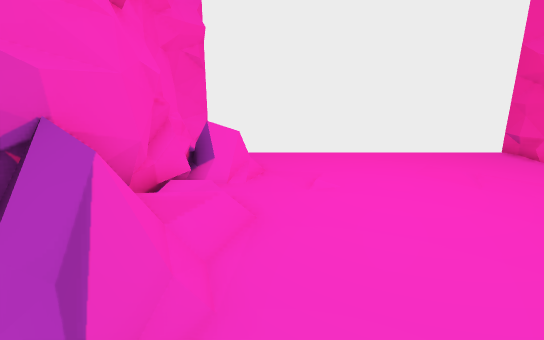
View 1 (above)

15 first-person views from a walk through a Unity game level. The camera is 1.3 m above the floor, tilts 14° down and sees 85° across. The floor is counted in squares, 0.5 m on a side. Each view is taken from the middle of a square. On the plan, view 1 faces up. The plan holds only what a view shows up to about 19 squares ahead; the rest is blank.

View 2
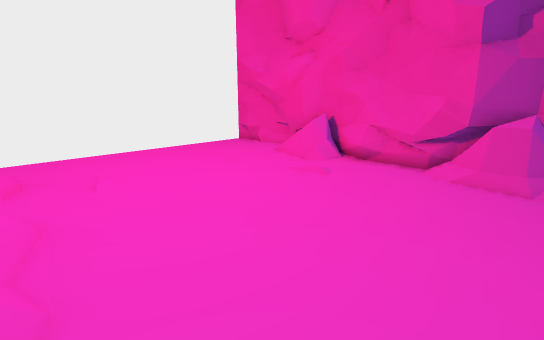

View 3
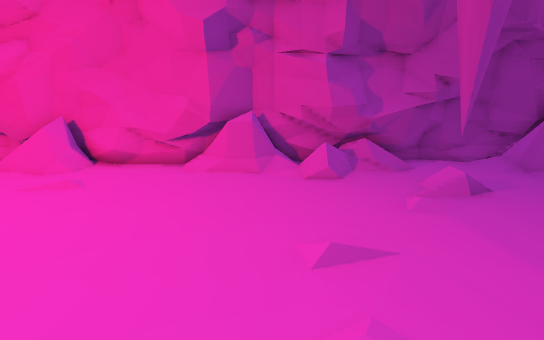

View 4
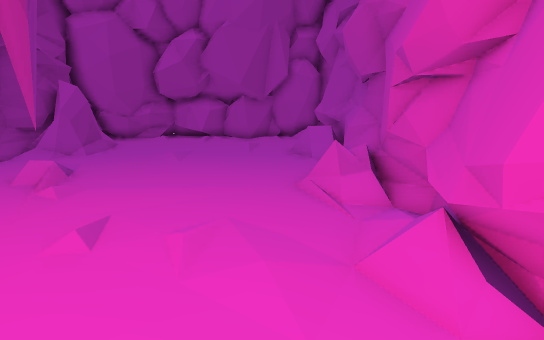

View 5
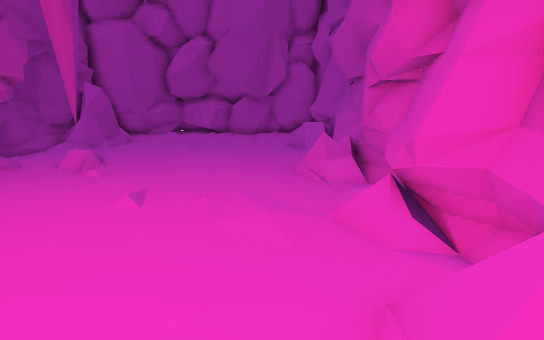

View 6
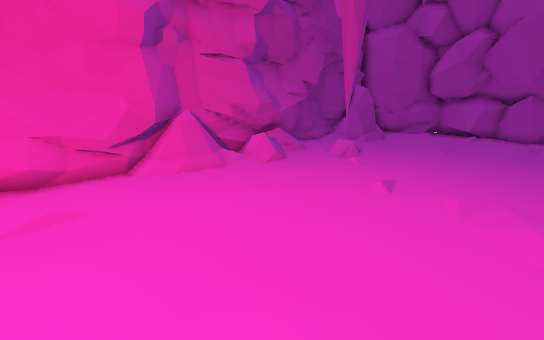

View 7
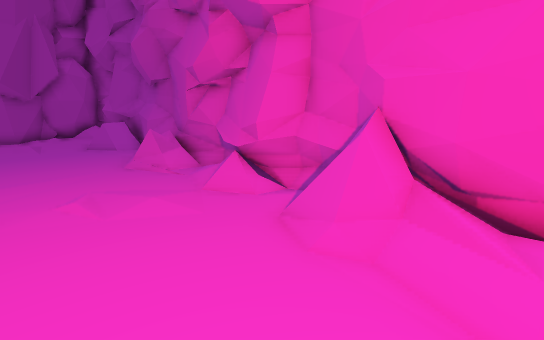

View 8
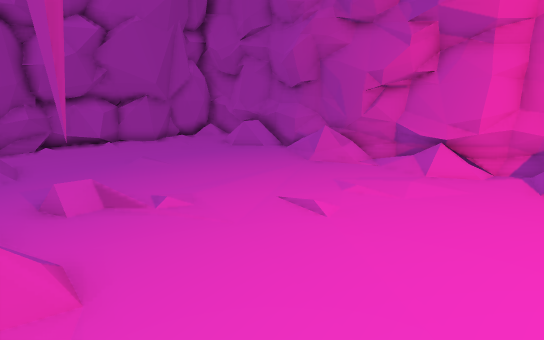

View 9
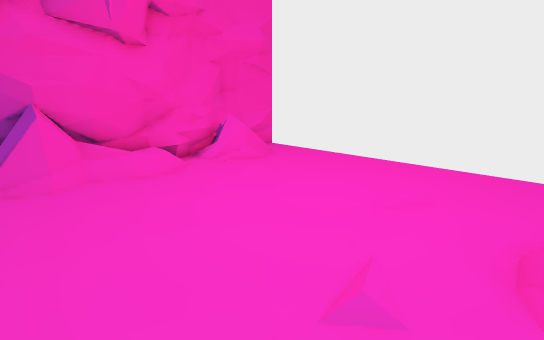

View 10
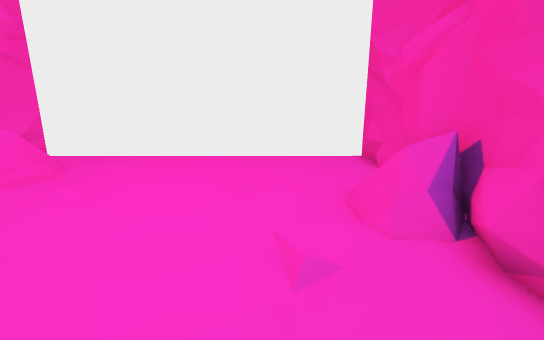

View 11
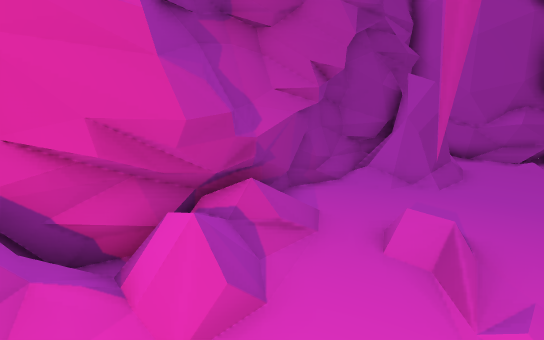

View 12
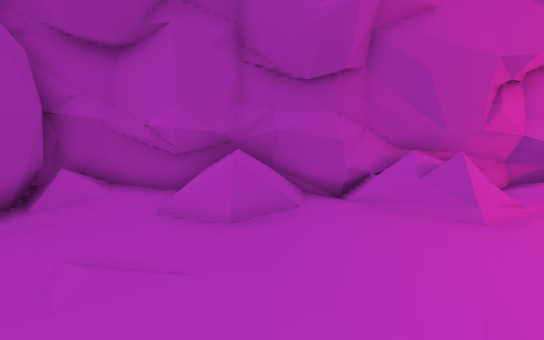

View 13
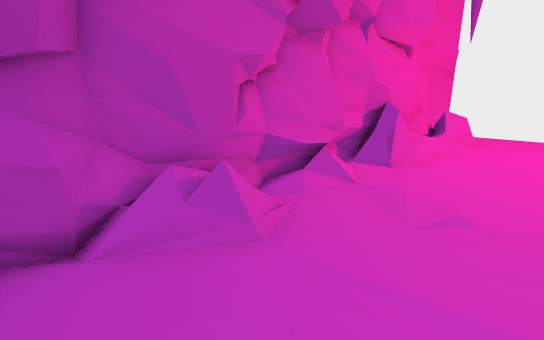

View 14
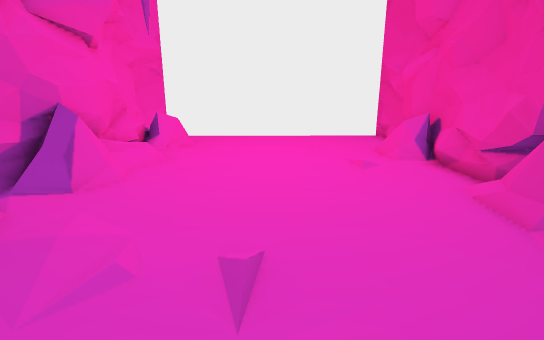

View 15
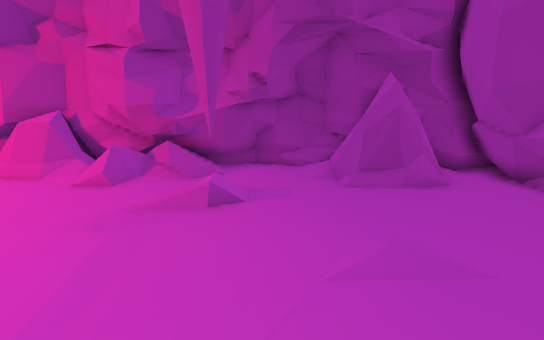

### Floor plan
Key: @ floor where view 1 was taken; # wall or solid block; . main floor; : floor 0.25 m higher than the main floor; + floor 0.5 m higher than the main floor; / step, stairs or slope; = window, fence, low wall or low ledge; ^ raised ledge.
Columns run from 4 left of view 1 to 11 right of it. Each row starts with its distance up from view 1.
 14  #             #
 13 ##.............#
 12 #= /...........#
 11 ## :...........#
 10 ##==...........#
  9  #=...........:#
  8  #=..........###
  7  ##/.........#=
  6  ##/..........##
  5  ##/..........##
  4  ##/...........#
  3  #^/..........=#
  2  #=...........##
  1  #............=#
  0  #=.@.........=#
 -1  ##...........##
 -2  #/...........##
 -3  #...........:##
 -4  #/...........##
 -5  # /..........=#
 -6  #=/.......##.##
 -7  #:........##..#
 -8  #.............#
 -9  #.............#
-10  #:..........###
-11  #+......... =#
-12  ##......... ###
-13  ##..........==#
-14  #...##......###
-15  =##############

Where each view was taken, in squares from view 1:
view 1: 0 up, 0 right, facing up
view 2: 1 down, 1 left, facing up-right
view 3: 1 down, 1 left, facing right
view 4: 3 up, 0 right, facing down
view 5: 5 up, 0 right, facing down
view 6: 6 up, 0 right, facing down-right
view 7: 6 up, 3 right, facing down-left
view 8: 2 up, 9 right, facing down-left
view 9: 2 up, 9 right, facing up-left
view 10: 1 up, 7 right, facing up
view 11: 1 down, 6 right, facing down-right
view 12: 10 down, 5 right, facing left
view 13: 9 down, 3 right, facing up-left
view 14: 6 down, 4 right, facing up
view 15: 8 down, 0 right, facing right
